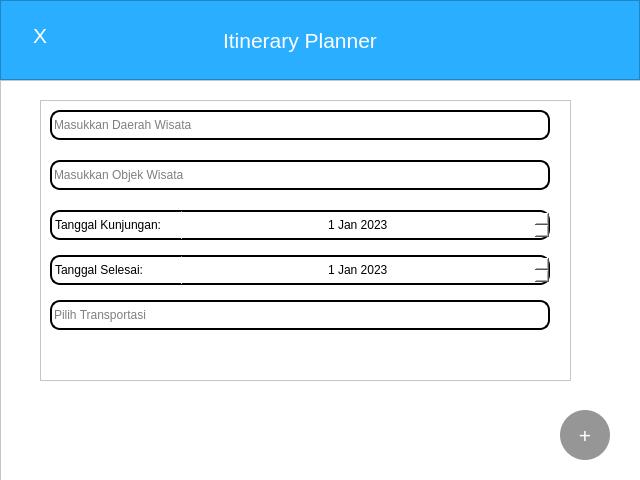
<?xml version="1.0" encoding="UTF-8"?>
<ui version="4.0">
 <class>Dialog</class>
 <widget class="QDialog" name="Dialog">
  <property name="geometry">
   <rect>
    <x>0</x>
    <y>0</y>
    <width>640</width>
    <height>480</height>
   </rect>
  </property>
  <property name="windowTitle">
   <string>Dialog</string>
  </property>
  <property name="styleSheet">
   <string notr="true">background-color: rgb(255, 255, 255);</string>
  </property>
  <property name="sizeGripEnabled">
   <bool>false</bool>
  </property>
  <widget class="QFrame" name="frame">
   <property name="geometry">
    <rect>
     <x>0</x>
     <y>0</y>
     <width>640</width>
     <height>80</height>
    </rect>
   </property>
   <property name="styleSheet">
    <string notr="true">background-color: rgb(42, 174, 255);</string>
   </property>
   <property name="frameShape">
    <enum>QFrame::StyledPanel</enum>
   </property>
   <property name="frameShadow">
    <enum>QFrame::Raised</enum>
   </property>
   <widget class="QPushButton" name="closeButton">
    <property name="geometry">
     <rect>
      <x>10</x>
      <y>10</y>
      <width>60</width>
      <height>50</height>
     </rect>
    </property>
    <property name="styleSheet">
     <string notr="true">QPushButton{
color: white;
	background-color: rgb(42, 174, 255);
	border: none;
font: 16pt;
}
QPushButton:hover{
background-color: rgb(35, 148, 213);
}
QPushButton:pressed{
background-color: rgb(25, 105, 152);
}</string>
    </property>
    <property name="text">
     <string>X</string>
    </property>
    <property name="flat">
     <bool>true</bool>
    </property>
   </widget>
   <widget class="QLabel" name="label">
    <property name="geometry">
     <rect>
      <x>170</x>
      <y>15</y>
      <width>260</width>
      <height>50</height>
     </rect>
    </property>
    <property name="styleSheet">
     <string notr="true">QLabel{
background-color: rgb(42, 174, 255);
font: 16pt;
color: white;
}</string>
    </property>
    <property name="text">
     <string>Itinerary Planner</string>
    </property>
    <property name="scaledContents">
     <bool>false</bool>
    </property>
    <property name="alignment">
     <set>Qt::AlignCenter</set>
    </property>
   </widget>
  </widget>
  <widget class="QFrame" name="frame_2">
   <property name="geometry">
    <rect>
     <x>0</x>
     <y>80</y>
     <width>641</width>
     <height>401</height>
    </rect>
   </property>
   <property name="frameShape">
    <enum>QFrame::StyledPanel</enum>
   </property>
   <property name="frameShadow">
    <enum>QFrame::Raised</enum>
   </property>
   <widget class="QPushButton" name="submitButton">
    <property name="geometry">
     <rect>
      <x>560</x>
      <y>330</y>
      <width>50</width>
      <height>50</height>
     </rect>
    </property>
    <property name="styleSheet">
     <string notr="true">QPushButton{
color: white;
background-color: rgb(150, 150, 150);
border-color: rgb(42, 174, 255);
font: 16pt;
border-radius: 25px;
}
QPushButton:hover{
background-color: rgb(116, 116, 116);
}
QPushButton:pressed{
background-color: rgb(0,0,0);
}</string>
    </property>
    <property name="text">
     <string>+</string>
    </property>
    <property name="default">
     <bool>false</bool>
    </property>
    <property name="flat">
     <bool>true</bool>
    </property>
   </widget>
   <widget class="QFrame" name="frame_3">
    <property name="geometry">
     <rect>
      <x>40</x>
      <y>20</y>
      <width>531</width>
      <height>281</height>
     </rect>
    </property>
    <property name="frameShape">
     <enum>QFrame::StyledPanel</enum>
    </property>
    <property name="frameShadow">
     <enum>QFrame::Raised</enum>
    </property>
    <widget class="QLineEdit" name="addDaerahWisata">
     <property name="geometry">
      <rect>
       <x>10</x>
       <y>10</y>
       <width>500</width>
       <height>30</height>
      </rect>
     </property>
     <property name="styleSheet">
      <string notr="true">QLineEdit{
	border: 2px solid rgb(0, 0, 0);
	border-radius: 10px;
}</string>
     </property>
     <property name="placeholderText">
      <string>Masukkan Daerah Wisata</string>
     </property>
     <property name="clearButtonEnabled">
      <bool>true</bool>
     </property>
    </widget>
    <widget class="QLineEdit" name="addObjekWisata">
     <property name="geometry">
      <rect>
       <x>10</x>
       <y>60</y>
       <width>500</width>
       <height>30</height>
      </rect>
     </property>
     <property name="styleSheet">
      <string notr="true">QLineEdit{
	border: 2px solid rgb(0, 0, 0);
	border-radius: 10px;
}</string>
     </property>
     <property name="placeholderText">
      <string>Masukkan Objek Wisata</string>
     </property>
     <property name="clearButtonEnabled">
      <bool>true</bool>
     </property>
    </widget>
    <widget class="QDateEdit" name="tanggalKunjunganDate">
     <property name="geometry">
      <rect>
       <x>140</x>
       <y>110</y>
       <width>370</width>
       <height>30</height>
      </rect>
     </property>
     <property name="styleSheet">
      <string notr="true">QDateEdit
{
border : 2px solid black;
background-color : white;
padding : 5px;
	border-left-color: rgb(255, 255, 255);
border-top-right-radius: 10px;
border-bottom-right-radius: 10px;
}</string>
     </property>
     <property name="alignment">
      <set>Qt::AlignCenter</set>
     </property>
     <property name="dateTime">
      <datetime>
       <hour>0</hour>
       <minute>0</minute>
       <second>0</second>
       <year>2023</year>
       <month>1</month>
       <day>1</day>
      </datetime>
     </property>
    </widget>
    <widget class="QLineEdit" name="addTransportasi">
     <property name="geometry">
      <rect>
       <x>10</x>
       <y>200</y>
       <width>500</width>
       <height>30</height>
      </rect>
     </property>
     <property name="styleSheet">
      <string notr="true">QLineEdit{
	border: 2px solid rgb(0, 0, 0);
	border-radius: 10px;
}</string>
     </property>
     <property name="placeholderText">
      <string>Pilih Transportasi</string>
     </property>
     <property name="clearButtonEnabled">
      <bool>true</bool>
     </property>
    </widget>
    <widget class="QLabel" name="tanggalKunjunganLabel">
     <property name="geometry">
      <rect>
       <x>10</x>
       <y>110</y>
       <width>131</width>
       <height>30</height>
      </rect>
     </property>
     <property name="styleSheet">
      <string notr="true">QLabel{
border-Left: 2px solid black;
border-Top: 2px solid black;
border-Bottom: 2px solid black;
border-bottom-left-radius: 10px;
border-top-left-radius: 10px;
}</string>
     </property>
     <property name="text">
      <string>Tanggal Kunjungan:</string>
     </property>
    </widget>
    <widget class="QDateEdit" name="tanggalSelesaiDate">
     <property name="geometry">
      <rect>
       <x>140</x>
       <y>155</y>
       <width>370</width>
       <height>30</height>
      </rect>
     </property>
     <property name="styleSheet">
      <string notr="true">QDateEdit
{
border : 2px solid black;
background-color : white;
padding : 5px;
	border-left-color: rgb(255, 255, 255);
border-top-right-radius: 10px;
border-bottom-right-radius: 10px;
}</string>
     </property>
     <property name="alignment">
      <set>Qt::AlignCenter</set>
     </property>
     <property name="dateTime">
      <datetime>
       <hour>0</hour>
       <minute>0</minute>
       <second>0</second>
       <year>2023</year>
       <month>1</month>
       <day>1</day>
      </datetime>
     </property>
    </widget>
    <widget class="QLabel" name="tanggalSelesaiLabel">
     <property name="geometry">
      <rect>
       <x>10</x>
       <y>155</y>
       <width>131</width>
       <height>30</height>
      </rect>
     </property>
     <property name="styleSheet">
      <string notr="true">QLabel{
border-Left: 2px solid black;
border-Top: 2px solid black;
border-Bottom: 2px solid black;
border-bottom-left-radius: 10px;
border-top-left-radius: 10px;
}</string>
     </property>
     <property name="text">
      <string>Tanggal Selesai:</string>
     </property>
    </widget>
    <zorder>addDaerahWisata</zorder>
    <zorder>addObjekWisata</zorder>
    <zorder>addTransportasi</zorder>
    <zorder>tanggalKunjunganDate</zorder>
    <zorder>tanggalKunjunganLabel</zorder>
    <zorder>tanggalSelesaiDate</zorder>
    <zorder>tanggalSelesaiLabel</zorder>
   </widget>
   <zorder>frame_3</zorder>
   <zorder>submitButton</zorder>
  </widget>
  <zorder>frame_2</zorder>
  <zorder>frame</zorder>
 </widget>
 <resources/>
 <connections/>
</ui>
